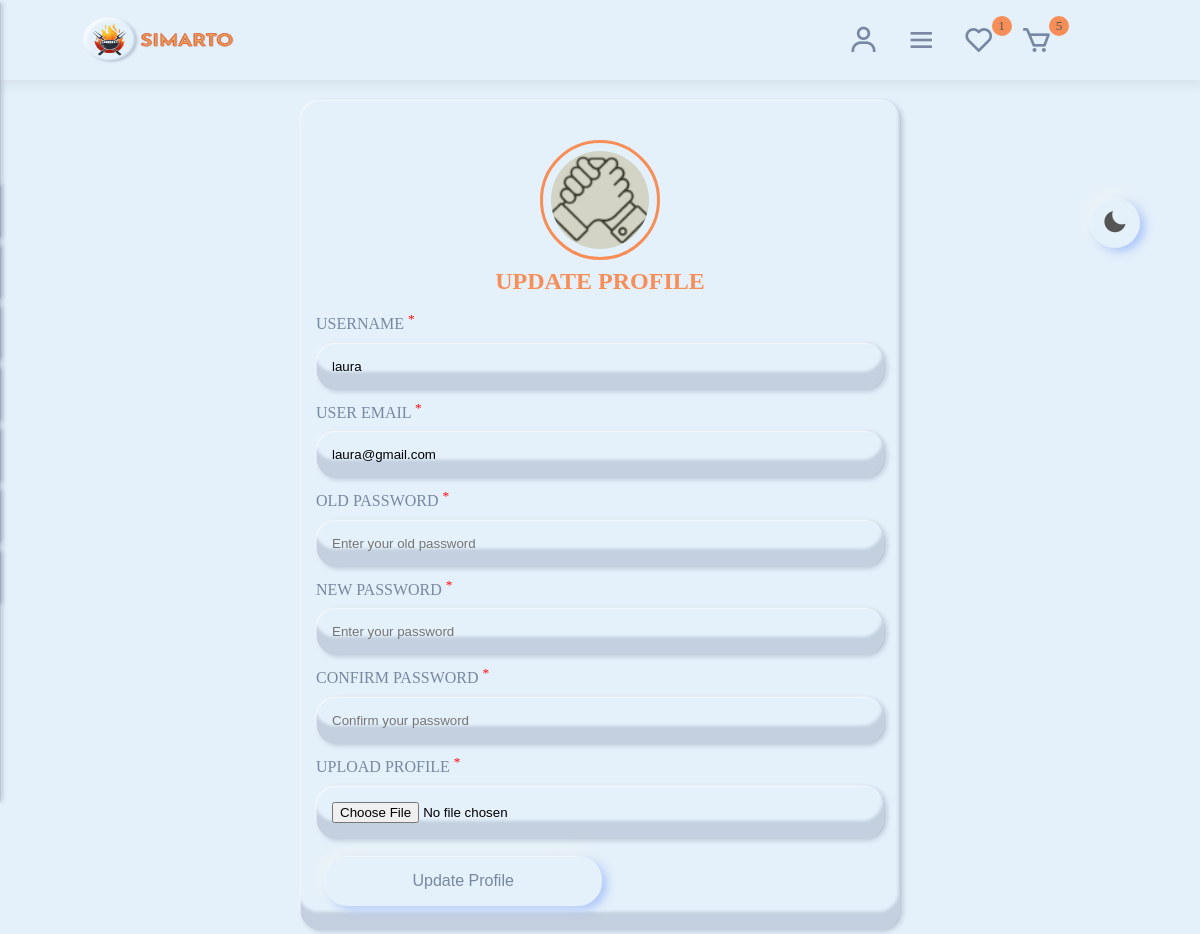
The page /Restaurant/update_profile.php (signed in) on the database its author committed.
### tables this page shows
CREATE TABLE `users` (
  `id` varchar(255) NOT NULL,
  `name` varchar(255) NOT NULL,
  `email` varchar(255) NOT NULL,
  `password` varchar(255) NOT NULL,
  `profile` varchar(255) NOT NULL
);

### Restaurant/update_profile.php (the view, shortened to what this page needs)
<?php
     include 'components/connect.php';
?>
<!DOCTYPE html>
<html lang="en">
<head>
    <link href='https://unpkg.com/boxicons@2.1.4/css/boxicons.min.css' rel='stylesheet'>
</head>
<body>
    <?php include 'components/user_header.php'; ?>
    <section class="form-container">
            <form action="" method="post" enctype="multipart/form-data">
                <div class="profile">
                    <img src="uploaded_img/<?php echo $fetch_profile['profile']; ?>" class="logo-img" width="300" >
                </div>
                <h3>Update Profile</h3>
                <div class="input-field">
                    <label>Username <sup>*</sup></label>
                    <input type="text" name="name" maxlength="20" placeholder="Enter Username" oninput="this.value.replace(/\s/g,'')" value="<?= $fetch_profile['name']; ?>">
                </div>
                <div class="input-field">
                    <label>User Email <sup>*</sup></label>
                    <input type="email" name="email" maxlength="25" placeholder="Enter User email" oninput="this.value.replace(/\s/g,'')" value="<?= $fetch_profile['email']; ?>">
                </div>
                <div class="input-field">
                    <label>Old Password <sup>*</sup></label>
                    <input type="password" name="old_pass" maxlength="20" placeholder="Enter your old password" oninput="this.value.replace(/\s/g,'')">
                </div>
                <div class="input-field">
                    <label>New Password <sup>*</sup></label>
                    <input type="password" name="new_pass" maxlength="20" placeholder="Enter your password" oninput="this.value.replace(/\s/g,'')">
                </div>
                <div class="input-field">
                    <label>Confirm Password <sup>*</sup></label>
                    <input type="password" name="cpass" maxlength="20" placeholder="Confirm your password" oninput="this.value.replace(/\s/g,'')">
                </div>
                <div class="input-field">
                    <label>Upload Profile <sup>*</sup></label>
                    <input type="file" name="image" accept="image/*">
                </div>
                <input type="submit" name="submit" value="Update Profile" class="btn">
    </section>
    <?php include 'components/dark.php'; ?>
</body>
</html>

### rows shown on the page
users: profile (picture), name "laura", email "laura@gmail.com"

### other values the page prints
$total_wishlist_items "1"
$total_cart_items "5"
